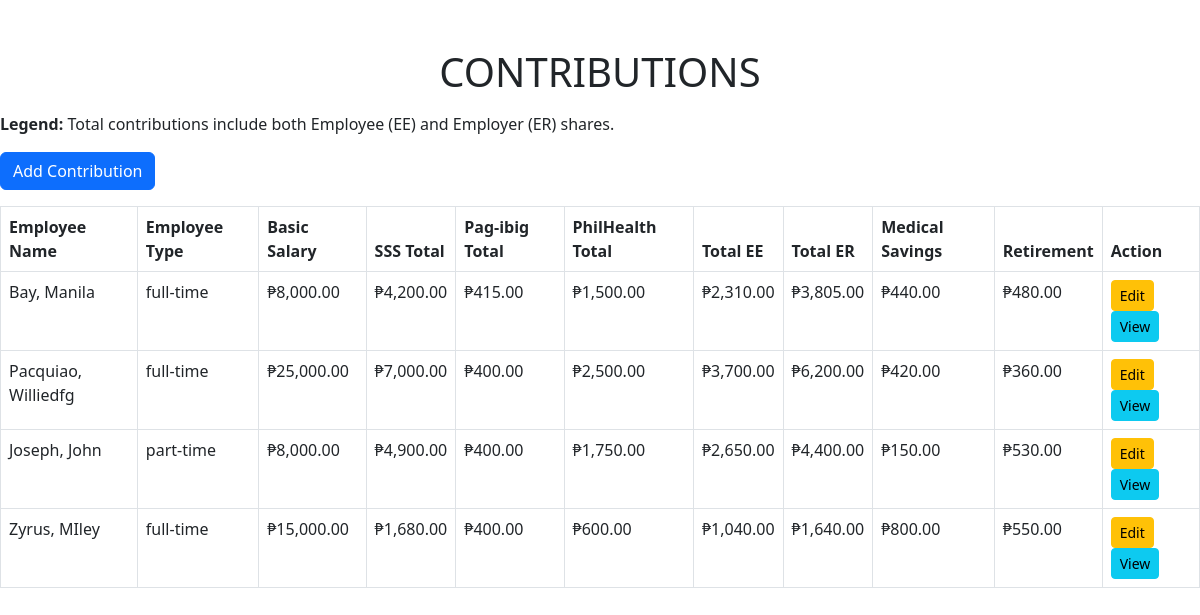
Before: /manage_contributions1.php with the older database file.
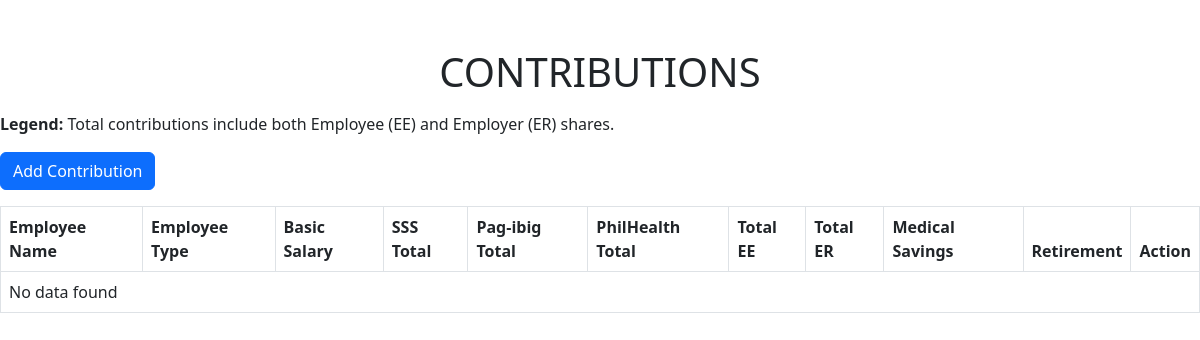
After: the same page with the newer database file.
### tables this page shows
CREATE TABLE `contributions` (
  `contributions_id` int(11) NOT NULL,
  `employee_id` int(11) NOT NULL,
  `sss_ee` decimal(11,0) NOT NULL,
  `pag_ibig_ee` decimal(11,0) NOT NULL,
  `philhealth_ee` decimal(11,0) NOT NULL,
  `sss_er` decimal(11,0) NOT NULL,
  `pag_ibig_er` decimal(11,0) NOT NULL,
  `philhealth_er` decimal(11,0) NOT NULL,
  `medical_savings` decimal(10,0) NOT NULL,
  `retirement` decimal(10,0) NOT NULL
);

CREATE TABLE `employees` (
  `employee_id` int(11) NOT NULL,
  `first_name` varchar(255) NOT NULL,
  `last_name` varchar(255) NOT NULL,
  `suffix_title` varchar(50) NOT NULL,
  `employee_type` enum('full-time','part-time') NOT NULL,
  `classification` varchar(255) NOT NULL,
  `basic_salary` decimal(10,2) NOT NULL,
  `honorarium` decimal(10,2) DEFAULT 0.00,
  `incentives` decimal(10,0) NOT NULL,
  `overload_rate` decimal(10,0) NOT NULL,
  `watch_reward` decimal(10,0) NOT NULL,
  `absent_lateRate` decimal(10,0) NOT NULL,
  `created_at` timestamp NOT NULL DEFAULT current_timestamp()
);

### manage_contributions1.php (the view, shortened to what this page needs)
<?php
require 'database_connection.php';
$sql = "SELECT
            c.contributions_id,
            e.employee_id,
            CONCAT(e.last_name, ', ', e.first_name) AS Name,
            e.employee_type AS Type,
            e.basic_salary AS Basic,
            c.sss_ee, c.pag_ibig_ee, c.philhealth_ee,
            c.sss_er, c.pag_ibig_er, c.philhealth_er,
            c.medical_savings, c.retirement
        FROM contributions c
        JOIN employees e ON c.employee_id = e.employee_id";
$result = $conn->query($sql);
?>
<!DOCTYPE html>
<html lang="en">
<head>
    <link href="https://cdn.jsdelivr.net/npm/bootstrap@5.3.0/dist/css/bootstrap.min.css" rel="stylesheet">
</head>
<body>
    <div class="container mt-5 mb-3 text-center">
        <h1>CONTRIBUTIONS</h1>
    </div>
    <p><strong>Legend:</strong> Total contributions include both Employee (EE) and Employer (ER) shares.</p>
    <a href="manage_contributions_add.php" class="btn btn-primary mb-3">Add Contribution</a>
    <div id="contributions-table">
        <table class="table table-bordered">
            <thead>
                <tr>
                    <th>Employee Name</th>
                    <th>Employee Type</th>
                    <th>Basic Salary</th>
                    <th>SSS Total</th>
                    <th>Pag-ibig Total</th>
                    <th>PhilHealth Total</th>
                    <th>Total EE</th>
                    <th>Total ER</th>
                    <th>Medical Savings</th>
                    <th>Retirement</th>
                    <th>Action</th>
                </tr>
            </thead>
            <tbody>
                <?php
                if ($result->num_rows > 0) {
                    while ($row = $result->fetch_assoc()) {
                        $sss_total = $row['sss_ee'] + $row['sss_er'];
                        $pagibig_total = $row['pag_ibig_ee'] + $row['pag_ibig_er'];
                        $philhealth_total = $row['philhealth_ee'] + $row['philhealth_er'];
                        $total_ee = $row['sss_ee'] + $row['pag_ibig_ee'] + $row['philhealth_ee'];
                        $total_er = $row['sss_er'] + $row['pag_ibig_er'] + $row['philhealth_er'];
                        $medical_savings = $row['medical_savings'];
                        $retirement = $row['retirement'];
                        echo "<tr>
                    <td>{$row['Name']}</td>
                    <td>{$row['Type']}</td>
                    <td>₱" . number_format($row['Basic'], 2) . "</td>
                    <td>₱" . number_format($sss_total, 2) . "</td>
                    <td>₱" . number_format($pagibig_total, 2) . "</td>
                    <td>₱" . number_format($philhealth_total, 2) . "</td>
                    <td>₱" . number_format($total_ee, 2) . "</td>
                    <td>₱" . number_format($total_er, 2) . "</td>
                    <td>₱" . number_format($medical_savings, 2) . "</td>
                    <td>₱" . number_format($retirement, 2) . "</td>
                    <td>
                        <a href='manage_contributions_edit.php?id={$row['contributions_id']}' class='btn btn-warning btn-sm'>Edit</a>
                        <button class='btn btn-info btn-sm' data-bs-toggle='modal' data-bs-target='#viewModal'
                            onclick='loadModal({$row['contributions_id']})'>View</button>
                    </td>
                </tr>";
                    }
                } else {
                    echo "<tr><td colspan='11'>No data found</td></tr>";
                }
                ?>
            </tbody>
        </table>
    </div>
</body>
</html>

Changed rows visible on the page:
removed contributions: Name "Bay, Manila", employee.employee_type "full-time", employee.basic_salary "8,000.00", sss_total "4,200.00", pagibig_total "415.00", philhealth_total "1,500.00", total_ee "2,310.00", total_er "3,805.00", medical_savings "440.00", retirement "480.00"
removed contributions: Name "Pacquiao, Williedfg", employee.employee_type "full-time", employee.basic_salary "25,000.00", sss_total "7,000.00", pagibig_total "400.00", philhealth_total "2,500.00", total_ee "3,700.00", total_er "6,200.00", medical_savings "420.00", retirement "360.00"
removed contributions: Name "Joseph, John", employee.employee_type "part-time", employee.basic_salary "8,000.00", sss_total "4,900.00", pagibig_total "400.00", philhealth_total "1,750.00", total_ee "2,650.00", total_er "4,400.00", medical_savings "150.00", retirement "530.00"
removed contributions: Name "Zyrus, MIley", employee.employee_type "full-time", employee.basic_salary "15,000.00", sss_total "1,680.00", pagibig_total "400.00", philhealth_total "600.00", total_ee "1,040.00", total_er "1,640.00", medical_savings "800.00", retirement "550.00"
Other visible differences:
text now shown: "No data found"
